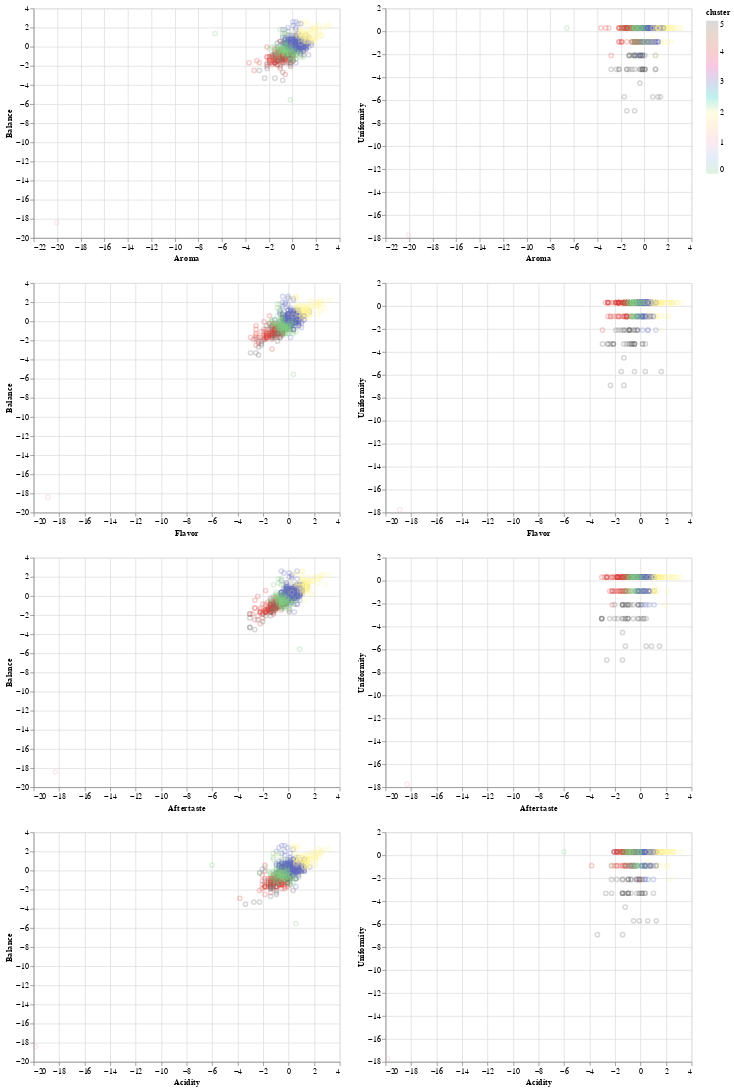

Source (notebook cell):
### Markdown cell above
*Figure 2.0- Scatter matrix created using k=5. Cluster 3 in the magenta/pink is shown towards the top-right in all cases.*

### Code cell
tidy_coffee_cluster_k6_plot=alt.Chart(tidy_coffee_cluster_k6_df).mark_point(opacity=0.25).encode(
    x=alt.X(alt.repeat("row"),type="quantitative"),
    y=alt.Y(alt.repeat("column"),type="quantitative"),
    color=alt.Color("cluster",scale=alt.Scale(scheme="accent")),
   tooltip =["Species","Country of Origin","Region","Aroma", "Flavor","Aftertaste", "Acidity","Balance",	"Uniformity","cluster"]).repeat(
        row=["Aroma", "Flavor","Aftertaste", "Acidity"],
        column=["Balance",	"Uniformity"]
    ).interactive()

tidy_coffee_cluster_k6_df_untouched=tidy_coffee_cluster_k6_df

tidy_coffee_cluster_k6_plot

### Figure 1 — Vega-Lite specification as saved in the notebook (floating-point values rounded to 4 significant figures; data arrays with more than 128 entries replaced by an {"elided": "..."} marker saying what was removed)
{"config": {"view": {"continuousWidth": 400, "continuousHeight": 300}}, "repeat": {"column": ["Balance", "Uniformity"], "row": ["Aroma", "Flavor", "Aftertaste", "Acidity"]}, "spec": {"data": {"name": "data-2b2a1b70a15957483a5936a1d656e289"}, "mark": {"type": "point", "opacity": 0.25}, "encoding": {"color": {"field": "cluster", "scale": {"scheme": "accent"}, "type": "quantitative"}, "tooltip": [{"field": "Species", "type": "nominal"}, {"field": "Country of Origin", "type": "nominal"}, {"field": "Region", "type": "nominal"}, {"field": "Aroma", "type": "quantitative"}, {"field": "Flavor", "type": "quantitative"}, {"field": "Aftertaste", "type": "quantitative"}, {"field": "Acidity", "type": "quantitative"}, {"field": "Balance", "type": "quantitative"}, {"field": "Uniformity", "type": "quantitative"}, {"field": "cluster", "type": "quantitative"}], "x": {"field": {"repeat": "row"}, "type": "quantitative"}, "y": {"field": {"repeat": "column"}, "type": "quantitative"}}, "selection": {"selector003": {"type": "interval", "bind": "scales", "encodings": ["x", "y"]}}}, "$schema": "https://vega.github.io/schema/vega-lite/v4.17.0.json", "datasets": {"data-2b2a1b70a15957483a5936a1d656e289": {"elided": "937 records"}}}
